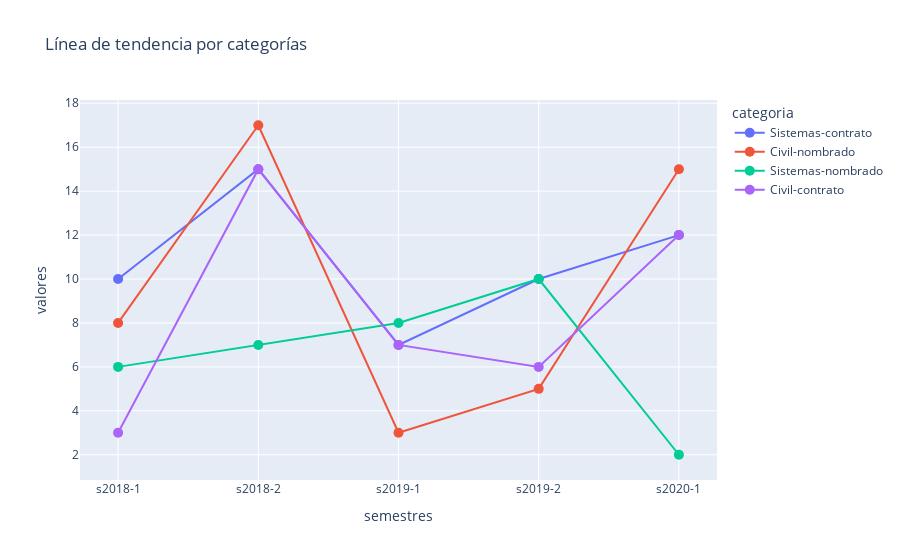

Notebook code cell kept with this figure:
### Code cell
fig = px.line(df, x='semestres', y='valores', color='categoria', title='Línea de tendencia por categorías')
fig.update_traces(mode='lines+markers', marker=dict(size=10, symbol='circle'))
fig.show()

### Figure 1 — Plotly figure (JSON) as saved in the notebook; plotly's stock layout.template omitted (floating-point values rounded to 4 significant figures)
{"data": [{"hovertemplate": "categoria=Sistemas-contrato<br>semestres=%{x}<br>valores=%{y}<extra></extra>", "legendgroup": "Sistemas-contrato", "line": {"color": "#636efa", "dash": "solid"}, "marker": {"symbol": "circle", "size": 10}, "mode": "lines+markers", "name": "Sistemas-contrato", "orientation": "v", "showlegend": true, "x": ["s2018-1", "s2018-2", "s2019-1", "s2019-2", "s2020-1"], "xaxis": "x", "y": [10, 15, 7, 10, 12], "yaxis": "y", "type": "scatter"}, {"hovertemplate": "categoria=Civil-nombrado<br>semestres=%{x}<br>valores=%{y}<extra></extra>", "legendgroup": "Civil-nombrado", "line": {"color": "#EF553B", "dash": "solid"}, "marker": {"symbol": "circle", "size": 10}, "mode": "lines+markers", "name": "Civil-nombrado", "orientation": "v", "showlegend": true, "x": ["s2018-1", "s2018-2", "s2019-1", "s2019-2", "s2020-1"], "xaxis": "x", "y": [8, 17, 3, 5, 15], "yaxis": "y", "type": "scatter"}, {"hovertemplate": "categoria=Sistemas-nombrado<br>semestres=%{x}<br>valores=%{y}<extra></extra>", "legendgroup": "Sistemas-nombrado", "line": {"color": "#00cc96", "dash": "solid"}, "marker": {"symbol": "circle", "size": 10}, "mode": "lines+markers", "name": "Sistemas-nombrado", "orientation": "v", "showlegend": true, "x": ["s2018-1", "s2018-2", "s2019-1", "s2019-2", "s2020-1"], "xaxis": "x", "y": [6, 7, 8, 10, 2], "yaxis": "y", "type": "scatter"}, {"hovertemplate": "categoria=Civil-contrato<br>semestres=%{x}<br>valores=%{y}<extra></extra>", "legendgroup": "Civil-contrato", "line": {"color": "#ab63fa", "dash": "solid"}, "marker": {"symbol": "circle", "size": 10}, "mode": "lines+markers", "name": "Civil-contrato", "orientation": "v", "showlegend": true, "x": ["s2018-1", "s2018-2", "s2019-1", "s2019-2", "s2020-1"], "xaxis": "x", "y": [3, 15, 7, 6, 12], "yaxis": "y", "type": "scatter"}], "layout": {"xaxis": {"anchor": "y", "domain": [0.0, 1.0], "title": {"text": "semestres"}}, "yaxis": {"anchor": "x", "domain": [0.0, 1.0], "title": {"text": "valores"}}, "legend": {"title": {"text": "categoria"}, "tracegroupgap": 0}, "title": {"text": "Línea de tendencia por categorías"}}}
